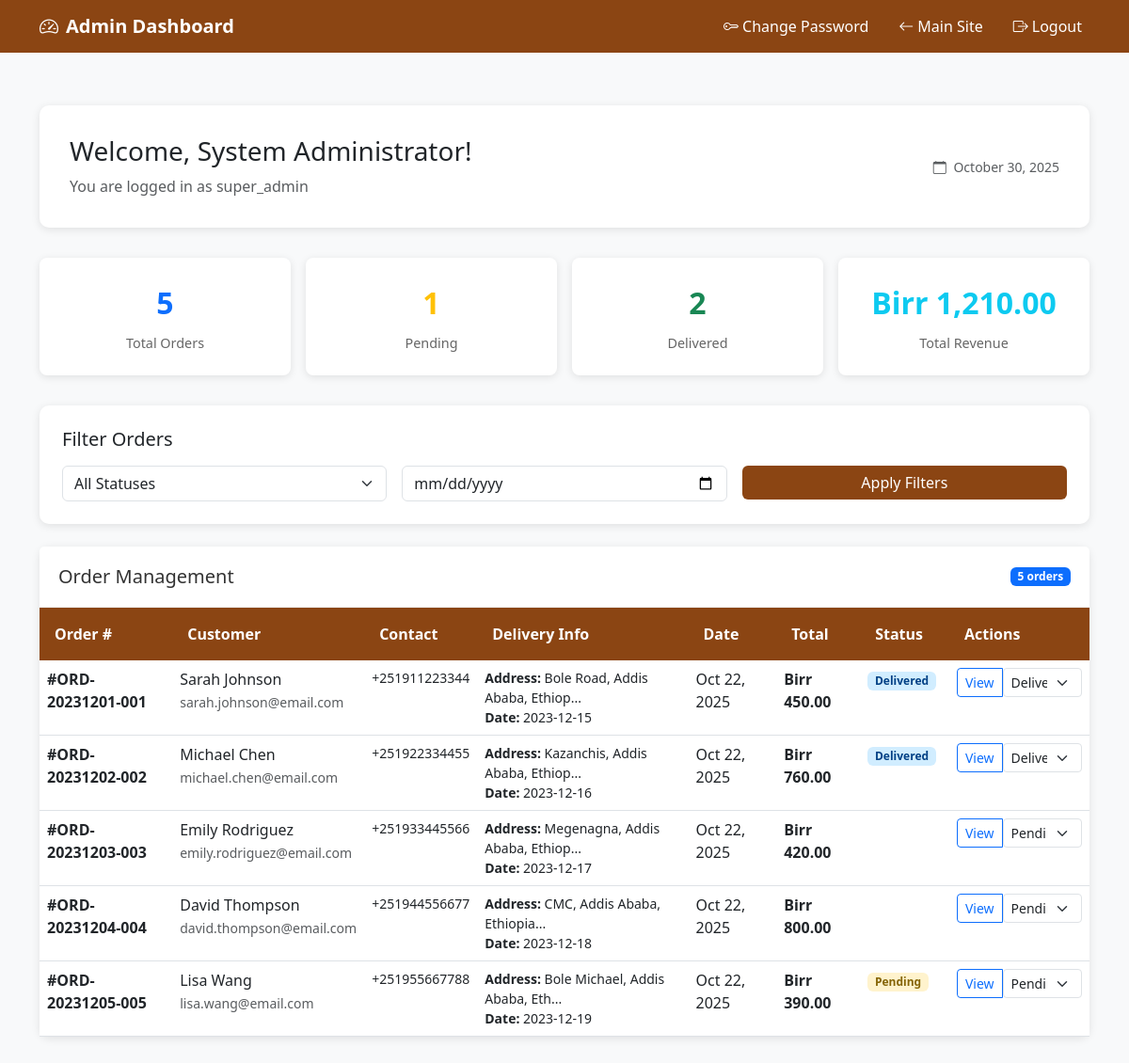
Page /admin/index.php?date=2025-10-22 12:18:38 (signed in) on the committed database.
### tables this page shows
CREATE TABLE `orders` (
  `id` int(11) NOT NULL AUTO_INCREMENT,
  `order_number` varchar(50) NOT NULL,
  `customer_name` varchar(100) NOT NULL,
  `customer_phone` varchar(20) NOT NULL,
  `customer_email` varchar(100) NOT NULL,
  `delivery_address` text NOT NULL,
  `customer_address` text,
  `delivery_date` date NOT NULL,
  `delivery_time` varchar(20) DEFAULT NULL,
  `special_instructions` text,
  `total_amount` decimal(10,2) NOT NULL,
  `status` enum('pending','confirmed','preparing','out_for_delivery','delivered','cancelled') DEFAULT 'pending',
  `created_at` timestamp DEFAULT CURRENT_TIMESTAMP,
  `updated_at` timestamp DEFAULT CURRENT_TIMESTAMP ON UPDATE CURRENT_TIMESTAMP,
  PRIMARY KEY (`id`),
  UNIQUE KEY `order_number` (`order_number`),
  KEY `status` (`status`),
  KEY `delivery_date` (`delivery_date`),
  KEY `created_at` (`created_at`)
);

### admin/index.php (the view, shortened to what this page needs)
<?php
include '../config.php';
$date_filter = $_GET['date'] ?? '';
$query = "SELECT o.*, COUNT(oi.id) as item_count
          FROM orders o
          LEFT JOIN order_items oi ON o.id = oi.order_id
          WHERE 1=1";
$params = [];
$types = '';
if (!empty($date_filter)) {
    $query .= " AND DATE(o.created_at) = ?";
    $params[] = $date_filter;
    $types .= 's';
}
$query .= " GROUP BY o.id ORDER BY o.created_at DESC";
$stmt = $conn->prepare($query);
if (!empty($params)) {
    $stmt->bind_param($types, ...$params);
}
$stmt->execute();
$result = $stmt->get_result();
$orders = $result->fetch_all(MYSQLI_ASSOC);
$status_counts = [];
$result = $conn->query("SELECT status, COUNT(*) as count FROM orders GROUP BY status");
while ($row = $result->fetch_assoc()) {
    $status_counts[$row['status']] = $row['count'];
}
$total_revenue = $conn->query("SELECT SUM(total_amount) as revenue FROM orders WHERE status = 'delivered'")->fetch_assoc()['revenue'] ?? 0;
?>
<!DOCTYPE html>
<html lang="en">
<head>
    <link href="https://cdn.jsdelivr.net/npm/bootstrap@5.3.0/dist/css/bootstrap.min.css" rel="stylesheet">
    <link href="https://cdn.jsdelivr.net/npm/bootstrap-icons@1.10.0/font/bootstrap-icons.css" rel="stylesheet">
</head>
<body>
    <nav class="navbar navbar-expand-lg">
        <div class="container">
            <span class="navbar-brand">
                <i class="bi bi-speedometer2 me-2"></i>Admin Dashboard
            </span>
            <div class="navbar-nav ms-auto">
                <a href="change_password.php" class="nav-link me-3">
                    <i class="bi bi-key me-1"></i>Change Password
                </a>
                <a href="../index.php" class="nav-link me-3">
                    <i class="bi bi-arrow-left me-1"></i>Main Site
                </a>
                <a href="logout.php" class="nav-link">
                    <i class="bi bi-box-arrow-right me-1"></i>Logout
                </a>
            </div>
        </div>
    </nav>
    <div class="container py-4">
        <div class="welcome-section">
            <div class="row align-items-center">
                <div class="col-md-8">
                    <h3 class="mb-2">Welcome, <?= $_SESSION['admin_full_name'] ?>!</h3>
                    <p class="text-muted mb-0">You are logged in as <?= $_SESSION['admin_role'] ?></p>
                </div>
                <div class="col-md-4 text-md-end">
                    <small class="text-muted">
                        <i class="bi bi-calendar me-1"></i>
                        <?= date('F j, Y') ?>
                    </small>
                </div>
            </div>
        </div>
        <div class="stats-grid">
            <div class="stat-card">
                <div class="stat-number text-primary"><?= array_sum($status_counts) ?></div>
                <div class="stat-label">Total Orders</div>
            </div>
            <div class="stat-card">
                <div class="stat-number text-warning"><?= $status_counts['pending'] ?? 0 ?></div>
                <div class="stat-label">Pending</div>
            </div>
            <div class="stat-card">
                <div class="stat-number text-success"><?= $status_counts['delivered'] ?? 0 ?></div>
                <div class="stat-label">Delivered</div>
            </div>
            <div class="stat-card">
                <div class="stat-number text-info">Birr <?= number_format($total_revenue, 2) ?></div>
                <div class="stat-label">Total Revenue</div>
            </div>
        </div>
        <div class="filters-card">
            <h5 class="mb-3">Filter Orders</h5>
            <form method="GET" class="row g-3">
                <div class="col-md-4">
                    <select name="status" class="form-select">
                        <option value="all">All Statuses</option>
                    </select>
                </div>
                <div class="col-md-4">
                    <input type="date" name="date" value="<?= $date_filter ?>" class="form-control">
                </div>
                <div class="col-md-4">
                    <button type="submit" class="btn btn-primary w-100">Apply Filters</button>
                </div>
            </form>
        </div>
        <div class="card">
            <div class="card-header d-flex justify-content-between align-items-center">
                <h5 class="mb-0">Order Management</h5>
                <span class="badge bg-primary"><?= count($orders) ?> orders</span>
            </div>
            <div class="card-body p-0">
                <?php if (empty($orders)): ?>
                    <div class="empty-state">
                        <i class="bi bi-inbox display-4 text-muted mb-3"></i>
                        <h5 class="text-muted">No orders found</h5>
                        <p class="text-muted">No orders match your current filters.</p>
                    </div>
                <?php else: ?>
                <div class="table-responsive">
                    <table class="table table-hover mb-0">
                        <thead>
                            <tr>
                                <th>Order #</th>
                                <th>Customer</th>
                                <th>Contact</th>
                                <th>Delivery Info</th>
                                <th>Date</th>
                                <th>Total</th>
                                <th>Status</th>
                                <th>Actions</th>
                            </tr>
                        </thead>
                        <tbody>
                            <?php foreach ($orders as $order): ?>
                            <tr>
                                <td class="fw-semibold">#<?= $order['order_number'] ?></td>
                                <td>
                                    <div class="fw-medium"><?= htmlspecialchars($order['customer_name']) ?></div>
                                    <small class="text-muted"><?= $order['customer_email'] ?></small>
                                </td>
                                <td>
                                    <div class="small"><?= $order['customer_phone'] ?></div>
                                </td>
                                <td>
                                    <div class="small">
                                        <strong>Address:</strong> <?= substr($order['delivery_address'], 0, 30) ?>...
                                    </div>
                                    <div class="small">
                                        <strong>Date:</strong> <?= $order['delivery_date'] ?>
                                    </div>
                                </td>
                                <td><?= date('M j, Y', strtotime($order['created_at'])) ?></td>
                                <td class="fw-bold">Birr <?= number_format($order['total_amount'], 2) ?></td>
                                <td>
                                    <span class="badge badge-<?= $order['status'] ?>">
                                        <?= ucfirst($order['status']) ?>
                                    </span>
                                </td>
                                <td>
                                    <div class="btn-group btn-group-sm">
                                        <button class="btn btn-outline-primary"
                                                onclick="viewOrder(<?= $order['id'] ?>)">
                                            View
                                        </button>
                                        <select class="form-select form-select-sm" onchange="updateStatus(<?= $order['id'] ?>, this.value)">
                                            <option value="pending" <?= $order['status'] === 'pending' ? 'selected' : '' ?>>Pending</option>
                                            <option value="delivered" <?= $order['status'] === 'delivered' ? 'selected' : '' ?>>Delivered</option>
                                        </select>
                                    </div>
                                </td>
                            </tr>
                            <?php endforeach; ?>
                        </tbody>
                    </table>
                </div>
                <?php endif; ?>
            </div>
        </div>
    </div>
</body>
</html>

### admin/index.php (style rules this page uses)
body { background: #f8f9fa; font-family: 'Segoe UI', Tahoma, Geneva, Verdana, sans-serif; }
.navbar { background: #8B4513; }
.navbar-brand { color: white; font-weight: 600; }
.welcome-section { background: white; border-radius: 10px; padding: 2rem; margin: 2rem 0; box-shadow: 0 2px 10px rgba(0,0,0,0.1); }
.stats-grid { display: grid; grid-template-columns: repeat(auto-fit, minmax(200px, 1fr)); gap: 1rem; margin: 2rem 0; }
.stat-card { background: white; border-radius: 8px; padding: 1.5rem; box-shadow: 0 2px 8px rgba(0,0,0,0.1); text-align: center; }
.stat-number { font-size: 2rem; font-weight: 700; margin-bottom: 0.5rem; }
.stat-label { color: #666; font-size: 0.9rem; }
.card { border: none; border-radius: 10px; box-shadow: 0 2px 10px rgba(0,0,0,0.1); margin-bottom: 1.5rem; }
.card-header { background: white; border-bottom: 1px solid #eee; padding: 1.25rem; font-weight: 600; color: #333; }
.table th { background: #8B4513; color: white; border: none; padding: 1rem; }
.badge-pending { background: #fff3cd; color: #856404; }
.badge-delivered { background: #d1edff; color: #004085; }
.btn-primary { background: #8B4513; border: none; }
.filters-card { background: white; border-radius: 10px; padding: 1.5rem; margin-bottom: 1.5rem; box-shadow: 0 2px 10px rgba(0,0,0,0.1); }
.nav-link { color: white !important; }

### rows in the picture
orders: order_number "ORD-20231201-001", customer_name "Sarah Johnson", customer_email "sarah.johnson@email.com", customer_phone "+251911223344", delivery_address "Bole Road, Addis Ababa, Ethiop", delivery_date "2023-12-15", created_at "Oct 22, 2025", total_amount "450.00", status "Delivered", status+id "Delivered"
orders: order_number "ORD-20231202-002", customer_name "Michael Chen", customer_email "michael.chen@email.com", customer_phone "+251922334455", delivery_address "Kazanchis, Addis Ababa, Ethiop", delivery_date "2023-12-16", created_at "Oct 22, 2025", total_amount "760.00", status "Delivered", status+id "Delivered"
orders: order_number "ORD-20231203-003", customer_name "Emily Rodriguez", customer_email "emily.rodriguez@email.com", customer_phone "+251933445566", delivery_address "Megenagna, Addis Ababa, Ethiop", delivery_date "2023-12-17", created_at "Oct 22, 2025", total_amount "420.00", id "Pending"
orders: order_number "ORD-20231204-004", customer_name "David Thompson", customer_email "david.thompson@email.com", customer_phone "+251944556677", delivery_address "CMC, Addis Ababa, Ethiopia", delivery_date "2023-12-18", created_at "Oct 22, 2025", total_amount "800.00", id "Pending"
orders: order_number "ORD-20231205-005", customer_name "Lisa Wang", customer_email "lisa.wang@email.com", customer_phone "+251955667788", delivery_address "Bole Michael, Addis Ababa, Eth", delivery_date "2023-12-19", created_at "Oct 22, 2025", total_amount "390.00", status "Pending", status+id "Pending"

### other values in the picture
$_SESSION['admin_full_name'] "System Administrator"
$_SESSION['admin_role'] "super_admin"
array_sum($status_counts) "5"
$status_counts['pending'] "1"
$status_counts['delivered'] "2"
$total_revenue "1,210.00"
count($orders) "5"
